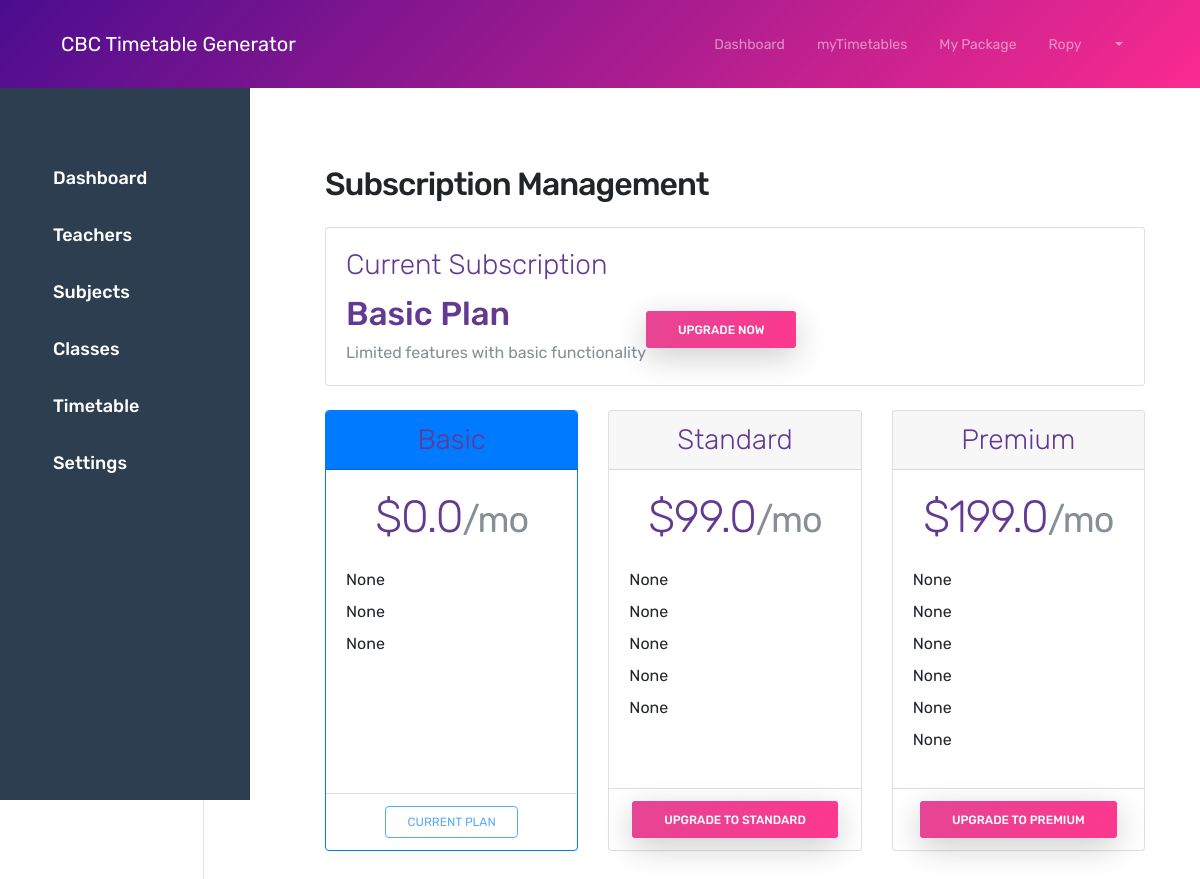
Screenshot of /admin/subscription (signed in) with the database file from the repository.
### app/models/user.py (models this page shows, shortened)
class User(UserMixin, db.Model):
    id = db.Column(db.Integer, primary_key=True)
    username = db.Column(db.String(64), nullable=False)
    email = db.Column(db.String(120), unique=True, nullable=False)
    password_hash = db.Column(db.String(128))
    role = db.Column(db.String(20), default='teacher')
    school_id = db.Column(db.Integer, db.ForeignKey('school.id'), nullable=False)
    is_active = db.Column(db.Boolean, default=True)
    created_at = db.Column(db.DateTime, default=db.func.current_timestamp())
    updated_at = db.Column(db.DateTime, default=db.func.current_timestamp(),
                          onupdate=db.func.current_timestamp())
    @property
    def is_admin(self):
        return self.role == 'admin'

### app/models/school.py (models this page shows, shortened)
class School(db.Model):
    id = db.Column(db.Integer, primary_key=True)
    name = db.Column(db.String(100), nullable=False)
    email = db.Column(db.String(120), unique=True, nullable=False)
    phone = db.Column(db.String(20))
    subscription_type = db.Column(db.String(20), default='basic')
    subscription_end_date = db.Column(db.DateTime)
    max_teachers = db.Column(db.Integer, default=10)
    created_at = db.Column(db.DateTime, default=datetime.utcnow)
    users = db.relationship('User', backref='school', lazy=True)
    classes = db.relationship('ClassStream', backref='school', lazy=True)
    subjects = db.relationship('Subject', backref='school', lazy=True)

### app/models/subscription.py (models this page shows, shortened)
class SubscriptionTier(db.Model):
    id = db.Column(db.Integer, primary_key=True)
    name = db.Column(db.String(20), nullable=False, unique=True)  # basic, standard, premium
    price = db.Column(db.Float, nullable=False)
    description = db.Column(db.Text)
    max_teachers = db.Column(db.Integer)
    max_students = db.Column(db.Integer)
    created_at = db.Column(db.DateTime, default=datetime.utcnow)

class SubscriptionFeature(db.Model):
    id = db.Column(db.Integer, primary_key=True)
    tier_id = db.Column(db.Integer, db.ForeignKey('subscription_tier.id'), nullable=False)
    name = db.Column(db.String(50), nullable=False)
    description = db.Column(db.Text)
    is_active = db.Column(db.Boolean, default=True)
    created_at = db.Column(db.DateTime, default=datetime.utcnow)
    updated_at = db.Column(db.DateTime, default=datetime.utcnow, onupdate=datetime.utcnow)
    tier = db.relationship('SubscriptionTier', backref='features')

### app/admin/routes.py (the view)
@bp.route('/subscription')
@login_required
@admin_required
def manage_subscription():
    current_tier = current_user.school.subscription_type
    subscription_tiers = SubscriptionTier.query.all()
    return render_template('admin/subscription/manage.html',
                         current_tier=current_tier,
                         subscription_tiers=subscription_tiers)

### app/models/user.py (called while the page is built)
@login_manager.user_loader
def load_user(id):
    return User.query.get(int(id))

### app/utils/security.py (called while the page is built)
def admin_required(f):
    @wraps(f)
    def decorated_function(*args, **kwargs):
        if not current_user.is_authenticated or not current_user.is_admin:
            abort(403)
        return f(*args, **kwargs)
    return decorated_function

### app/templates/admin/subscription/manage.html (shortened to what this page needs)
{% extends "admin/base.html" %}
{% block admin_content %}
<div class="container-fluid">
    <div class="sidebar" style="width: 250px; background-color: #2C3E50; color: white; height: 100vh; padding-top: 20px; position: fixed; top: 0; left: 0; z-index: 1000;">
        <ul class="nav flex-column" style="list-style-type: none; padding-left: 0;">
            <li class="nav-item">
                <a href="{{ url_for('admin.dashboard') }}" class="nav-link text-white" style="padding: 15px; font-size: 18px;">
                     Dashboard
                </a>
            </li>
            <li class="nav-item">
                <a href="{{ url_for('admin.manage_teachers') }}" class="nav-link text-white" style="padding: 15px; font-size: 18px;">
                     Teachers
                </a>
            </li>
            <li class="nav-item">
                <a href="{{ url_for('admin.manage_subjects') }}" class="nav-link text-white" style="padding: 15px; font-size: 18px;">
                     Subjects
                </a>
            </li>
            <li class="nav-item">
                <a href="{{ url_for('admin.manage_classes') }}" class="nav-link text-white" style="padding: 15px; font-size: 18px;">
                     Classes
                </a>
            </li>
            <li class="nav-item">
                <a href="{{ url_for('admin.manage_timetables') }}" class="nav-link text-white" style="padding: 15px; font-size: 18px;">
                     Timetable
                </a>
            </li>
            <li class="nav-item">
                <a href="{{ url_for('admin.settings') }}" class="nav-link text-white" style="padding: 15px; font-size: 18px;">
                     Settings
                </a>
            </li>
        </ul>
    </div>
    <div class="main-content" style="margin-left: 250px; padding: 20px;">
    <h1 class="h2 mb-4">Subscription Management</h1>
    <div class="card mb-4">
        <div class="card-body">
            <h5 class="card-title">Current Subscription</h5>
            <div class="d-flex align-items-center">
                <div class="flex-grow-1">
                    <h3 class="text-capitalize mb-2">{{ current_tier }} Plan</h3>
                    <p class="mb-0 text-muted">
                        {% if current_tier == 'basic' %}
                        Limited features with basic functionality
                        {% elif current_tier == 'standard' %}
                        Enhanced features for growing schools
                        {% else %}
                        Full access to all premium features
                        {% endif %}
                    </p>
                </div>
                {% if current_tier != 'premium' %}
                <button class="btn btn-primary" data-bs-toggle="modal" data-bs-target="#upgradeModal">
                    Upgrade Now
                </button>
                {% endif %}
            </div>
        </div>
    </div>
    <div class="row row-cols-1 row-cols-md-3 g-4">
        {% for tier in subscription_tiers %}
        <div class="col">
            <div class="card h-100 {% if tier.name == current_tier %}border-primary{% endif %}">
                <div class="card-header {% if tier.name == current_tier %}bg-primary text-white{% endif %}">
                    <h5 class="card-title text-center mb-0 text-capitalize">{{ tier.name }}</h5>
                </div>
                <div class="card-body">
                    <div class="text-center mb-4">
                        <h2 class="display-6">${{ tier.price }}<small class="text-muted">/mo</small></h2>
                    </div>
                    <ul class="list-unstyled">
                        {% for feature in tier.features %}
                        <li class="mb-2">
                            {{ feature.description }}
                        </li>
                        {% endfor %}
                    </ul>
                </div>
                <div class="card-footer bg-transparent text-center">
                    {% if tier.name == current_tier %}
                    <button class="btn btn-outline-primary" disabled>Current Plan</button>
                    {% else %}
                    <form method="POST" action="{{ url_for('admin.upgrade_subscription', tier_name=tier.name) }}">
                        <button type="submit" class="btn btn-primary">Upgrade to {{ tier.name|title }}</button>
                    </form>
                    {% endif %}
                </div>
            </div>
        </div>
        {% endfor %}
    </div>
</div>
</div>
{% endblock %}

### app/templates/base.html (shortened to what this page needs)
<!DOCTYPE html>
<html lang="en">
<head>
    <link rel="stylesheet" href="{{ url_for('static', filename='css/bootstrap.min.css') }}">
    <link rel="stylesheet" href="{{ url_for('static', filename='css/themify-icons.css') }}">
    <link rel="stylesheet" href="{{ url_for('static', filename='css/owl.carousel.min.css') }}">
    <link href="{{ url_for('static', filename='css/style.css') }}" rel="stylesheet">
    <link href="{{ url_for('static', filename='dashboard.css') }}" rel="stylesheet">
    <link href="{{ url_for('static', filename='css2/style.css') }}" rel="stylesheet">
</head>
<body>
    <div class="nav-menu fixed-top">
        <div class="container">
            <div class="row">
                <div class="col-md-12">
                    <nav class="navbar navbar-dark navbar-expand-lg">
                        <a class="navbar-brand" href="{{ url_for('main.index') }}"> CBC Timetable Generator</a>
                        <div class="collapse navbar-collapse" id="navbar">
                            <ul class="navbar-nav ml-auto">
                                {% if current_user.is_authenticated %}
                                <li class="nav-item">
                                    <a class="nav-link" href="{{ url_for('admin.dashboard') }}">Dashboard</a>
                                </li>
                                {% endif %}
                            </ul>
                            <ul class="navbar-nav">
                                {% if current_user.is_authenticated %}
                                <li class="nav-item">
                                    <a class="nav-link" href="{{  url_for('admin.new_timetable')  }}">myTimetables</a>
                                </li>
                                <li class="nav-item">
                                    <a class="nav-link" href="{{ url_for('admin.dashboard') }}">My Package</a>
                                </li>
                                <li class="nav-item dropdown">
                                    <a class="nav-link dropdown-toggle" href="#" id="navbarDropdown" role="button"
                                        data-bs-toggle="dropdown">
                                        {{ current_user.username }}
                                    </a>
                                </li>
                                {% endif %}
                            </ul>
                        </div>
                    </nav>
                </div>
            </div>
        </div>
    </div>
    <div class="content" style="padding-top: 100px;">
        {% block content %}{% endblock %}
    </div>
</body>
</html>

### app/static/css/style.css (style rules this page uses)
body { font-family: 'Rubik', sans-serif; position: relative; }
a { color: #e38cb7; }
h1 { font-size: 60px; font-weight: 300; letter-spacing: -1px; margin-bottom: 1.5rem; }
h2 { font-size: 45px; font-weight: 300; color: #633991; letter-spacing: -1px; margin-bottom: 1rem; }
h3 { color: #633991; font-size: 33px; font-weight: 500; }
h5 { font-size: 28px; font-weight: 300; color: #633991; margin-bottom: 0.7rem; }
p { color: #959094; }
.btn { font-size: 12px; font-weight: 400; text-transform: uppercase; padding: 0.375rem 1.35rem; transition: all 0.3s ease; }
.btn-primary { border-radius: 3px; background-image: -moz-linear-gradient( 122deg, #e54595 0%, #fd378e 100%); background-image: -webkit-linear-gradient( 122deg, #e54595 0%, #fd378e 100%); background-image: -ms-linear-gradient( 122deg, #e54595 0%, #fd378e 100%); background-image: linear-gradient( 122deg, #e54595 0%, #fd378e 100%); box-shadow: 0px 9px 32px 0px rgba(0, 0, 0, 0.2); font-weight: 500; padding: 0.6rem 2rem; border: 0; }
.nav-menu { padding: 1rem 0; transition: all 0.3s ease; background-color: rgb(74, 13, 143); background: -moz-linear-gradient(135deg, rgb(74, 13, 143) 0%, rgb(250, 42, 143) 100%); background: -webkit-linear-gradient(135deg, rgb(74, 13, 143) 0%, rgb(250, 42, 143) 100%); background: linear-gradient(135deg, rgb(74, 13, 143) 0%, rgb(250, 42, 143) 100%); }
.navbar-nav .nav-link { position: relative; }
@media (min-width: 992px) { .navbar-expand-lg .navbar-nav .nav-link { padding-right: 1rem; padding-left: 1rem; font-size: 14px; } }
.sidebar { position: fixed; top: 20; left: 0; z-index: 1000; }
.nav { margin-top:130px }
.nav-link { display: flex; align-items: center; gap: 30px; }
.main-content { margin-left: 20px; padding: 20px; }

### app/static/dashboard.css (style rules this page uses)
.sidebar { position: fixed; top: 0; bottom: 0; left: 0; z-index: 100; padding: 48px 0 0; box-shadow: inset -1px 0 0 rgba(0, 0, 0, .1); }
.sidebar .nav-link { font-weight: 500; color: #333; padding: 0.5rem 1rem; }

### rows the page displays
User: username "Ropy"
School: subscription_type "Basic"
SubscriptionTier: name "Basic", price "0.0", shows "CURRENT PLAN"
SubscriptionFeature: description "None"
SubscriptionFeature: description "None"
SubscriptionFeature: description "None"
SubscriptionTier: name "Standard", price "99.0", name "STANDARD"
SubscriptionFeature: description "None"
SubscriptionFeature: description "None"
SubscriptionFeature: description "None"
SubscriptionFeature: description "None"
SubscriptionFeature: description "None"
SubscriptionTier: name "Premium", price "199.0", name "PREMIUM"
SubscriptionFeature: description "None"
SubscriptionFeature: description "None"
SubscriptionFeature: description "None"
SubscriptionFeature: description "None"
SubscriptionFeature: description "None"
SubscriptionFeature: description "None"
